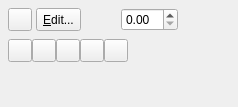
<?xml version="1.0" encoding="UTF-8"?>
<ui version="4.0">
 <class>PropertiesPalette_ShapeBase</class>
 <widget class="QWidget" name="PropertiesPalette_ShapeBase">
  <property name="geometry">
   <rect>
    <x>0</x>
    <y>0</y>
    <width>238</width>
    <height>107</height>
   </rect>
  </property>
  <layout class="QVBoxLayout" name="verticalLayout">
   <property name="spacing">
    <number>8</number>
   </property>
   <property name="leftMargin">
    <number>8</number>
   </property>
   <property name="topMargin">
    <number>8</number>
   </property>
   <property name="rightMargin">
    <number>8</number>
   </property>
   <property name="bottomMargin">
    <number>8</number>
   </property>
   <item>
    <layout class="QHBoxLayout" name="horizontalLayout_6">
     <property name="spacing">
      <number>4</number>
     </property>
     <item>
      <widget class="Autoforms" name="customShape">
       <property name="toolTip">
        <string>Choose the shape of frame...</string>
       </property>
      </widget>
     </item>
     <item>
      <widget class="QToolButton" name="editShape">
       <property name="maximumSize">
        <size>
         <width>16777215</width>
         <height>23</height>
        </size>
       </property>
       <property name="text">
        <string>&amp;Edit...</string>
       </property>
      </widget>
     </item>
     <item>
      <spacer name="horizontalSpacer">
       <property name="orientation">
        <enum>Qt::Orientation::Horizontal</enum>
       </property>
       <property name="sizeType">
        <enum>QSizePolicy::Policy::Fixed</enum>
       </property>
       <property name="sizeHint" stdset="0">
        <size>
         <width>16</width>
         <height>0</height>
        </size>
       </property>
      </spacer>
     </item>
     <item>
      <widget class="QLabel" name="roundRectIcon">
       <property name="minimumSize">
        <size>
         <width>16</width>
         <height>16</height>
        </size>
       </property>
       <property name="toolTip">
        <string notr="true"/>
       </property>
       <property name="text">
        <string/>
       </property>
      </widget>
     </item>
     <item>
      <widget class="ScrSpinBox" name="roundRect">
       <property name="toolTip">
        <string>Set radius of corner rounding</string>
       </property>
      </widget>
     </item>
     <item>
      <spacer name="horizontalSpacer_2">
       <property name="orientation">
        <enum>Qt::Orientation::Horizontal</enum>
       </property>
       <property name="sizeHint" stdset="0">
        <size>
         <width>0</width>
         <height>0</height>
        </size>
       </property>
      </spacer>
     </item>
    </layout>
   </item>
   <item>
    <layout class="QHBoxLayout" name="horizontalLayout_5">
     <property name="spacing">
      <number>16</number>
     </property>
     <item>
      <widget class="FormWidget" name="labelTextFlow">
       <property name="label" stdset="0">
        <string>Text Flow</string>
       </property>
       <property name="font">
        <font>
         <pointsize>8</pointsize>
        </font>
       </property>
       <layout class="QHBoxLayout" name="horizontalLayout">
        <property name="spacing">
         <number>0</number>
        </property>
        <property name="leftMargin">
         <number>0</number>
        </property>
        <property name="topMargin">
         <number>0</number>
        </property>
        <property name="rightMargin">
         <number>0</number>
        </property>
        <property name="bottomMargin">
         <number>0</number>
        </property>
        <item>
         <widget class="ScToolButton" name="textFlowDisabled">
          <property name="toolTip">
           <string>Text flow around frame disabled</string>
          </property>
          <property name="checkable">
           <bool>true</bool>
          </property>
          <property name="autoExclusive">
           <bool>true</bool>
          </property>
          <property name="toolButtonStyle">
           <enum>Qt::ToolButtonStyle::ToolButtonIconOnly</enum>
          </property>
         </widget>
        </item>
        <item>
         <widget class="ScToolButton" name="textFlowUsesBoundingBox">
          <property name="toolTip">
           <string>Text flow around bounding box</string>
          </property>
          <property name="checkable">
           <bool>true</bool>
          </property>
          <property name="autoExclusive">
           <bool>true</bool>
          </property>
          <property name="toolButtonStyle">
           <enum>Qt::ToolButtonStyle::ToolButtonIconOnly</enum>
          </property>
         </widget>
        </item>
        <item>
         <widget class="ScToolButton" name="textFlowUsesFrameShape">
          <property name="toolTip">
           <string>Text flow around frame shape</string>
          </property>
          <property name="checkable">
           <bool>true</bool>
          </property>
          <property name="autoExclusive">
           <bool>true</bool>
          </property>
          <property name="toolButtonStyle">
           <enum>Qt::ToolButtonStyle::ToolButtonIconOnly</enum>
          </property>
         </widget>
        </item>
        <item>
         <widget class="ScToolButton" name="textFlowUsesContourLine">
          <property name="toolTip">
           <string>Text flow around contour line</string>
          </property>
          <property name="checkable">
           <bool>true</bool>
          </property>
          <property name="autoExclusive">
           <bool>true</bool>
          </property>
          <property name="toolButtonStyle">
           <enum>Qt::ToolButtonStyle::ToolButtonIconOnly</enum>
          </property>
         </widget>
        </item>
        <item>
         <widget class="ScToolButton" name="textFlowUsesImageClipping">
          <property name="toolTip">
           <string>Text flow around image clip path</string>
          </property>
          <property name="checkable">
           <bool>true</bool>
          </property>
          <property name="autoExclusive">
           <bool>true</bool>
          </property>
          <property name="toolButtonStyle">
           <enum>Qt::ToolButtonStyle::ToolButtonIconOnly</enum>
          </property>
         </widget>
        </item>
       </layout>
      </widget>
     </item>
     <item>
      <spacer name="horizontalSpacer_4">
       <property name="orientation">
        <enum>Qt::Orientation::Horizontal</enum>
       </property>
       <property name="sizeHint" stdset="0">
        <size>
         <width>40</width>
         <height>20</height>
        </size>
       </property>
      </spacer>
     </item>
    </layout>
   </item>
   <item>
    <spacer name="verticalSpacer">
     <property name="orientation">
      <enum>Qt::Orientation::Vertical</enum>
     </property>
     <property name="sizeHint" stdset="0">
      <size>
       <width>20</width>
       <height>0</height>
      </size>
     </property>
    </spacer>
   </item>
  </layout>
 </widget>
 <customwidgets>
  <customwidget>
   <class>FormWidget</class>
   <extends>QWidget</extends>
   <header>ui/widgets/form_widget.h</header>
   <container>1</container>
  </customwidget>
  <customwidget>
   <class>ScToolButton</class>
   <extends>QToolButton</extends>
   <header>ui/widgets/buttongroup.h</header>
  </customwidget>
  <customwidget>
   <class>ScrSpinBox</class>
   <extends>QDoubleSpinBox</extends>
   <header location="global">ui/scrspinbox.h</header>
  </customwidget>
  <customwidget>
   <class>Autoforms</class>
   <extends>QToolButton</extends>
   <header>ui/autoform.h</header>
  </customwidget>
 </customwidgets>
 <resources/>
 <connections/>
</ui>
